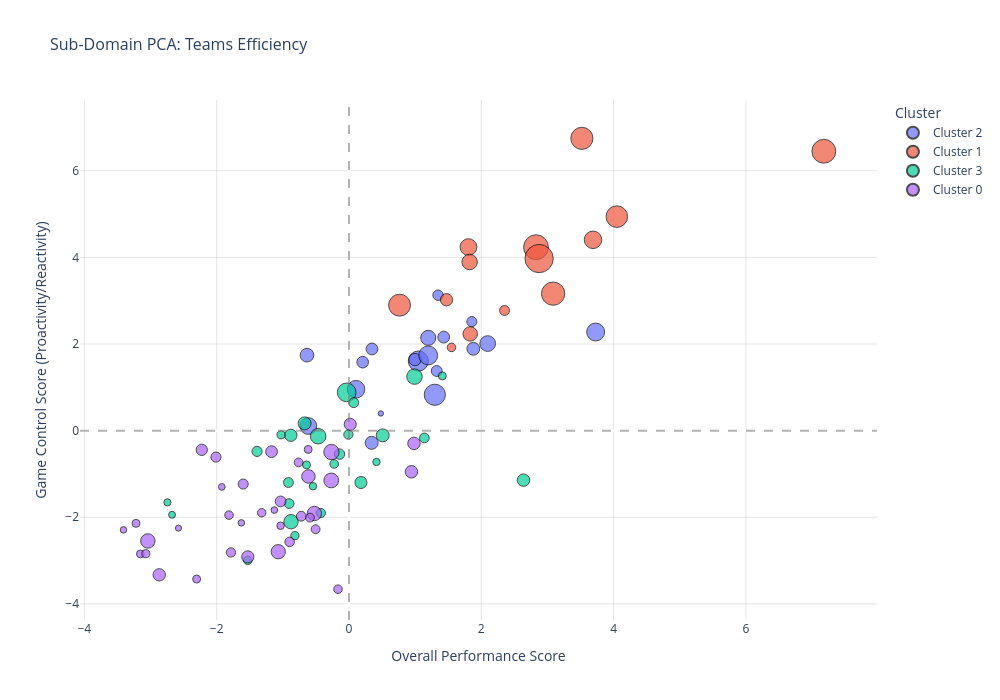

Notebook source saved alongside this figure:
### Code cell
# 1. Convert cluster column to string/categorical with a label prefix
df_cluster['Cluster_Label'] = 'Cluster ' + df_cluster['Cluster_Game_Control'].astype(str)

# 2. Create the Scatter Plot
fig = px.scatter(
    df_cluster,
    x='Performance_Axis',
    y='Game_Control_Axis',
    color='Cluster_Label',
    size='Average_salary(€m)',     
    #trendline="ols",
    hover_name='Team',
    hover_data={
        'Performance_Axis': ':.2f',
        'Game_Control_Axis': ':.2f',
        'League': True,
        'Cluster_Label': False,         
    },
    title='Sub-Domain PCA: Teams Efficiency',
    labels={
        'Performance_Axis': 'Overall Performance Score',
        'Game_Control_Axis': 'Game Control Score (Proactivity/Reactivity)',
        'Cluster_Label': 'Cluster',
    },
    width=1000,
    height=700,
)

# Reference crosshair lines
fig.add_hline(y=0, line_dash='dash', line_color='gray', opacity=0.6)
fig.add_vline(x=0, line_dash='dash', line_color='gray', opacity=0.6)

# FIXED: Removed 'size=10' and targeted only the scatter markers so trendlines remain untouched
fig.update_traces(marker=dict(line=dict(width=1, color='black')), selector=dict(mode='markers'))

fig.update_layout(
    title_font_size=16,
    plot_bgcolor='white',
)
fig.update_xaxes(showgrid=True, gridcolor='rgba(0,0,0,0.1)')
fig.update_yaxes(showgrid=True, gridcolor='rgba(0,0,0,0.1)')

fig.show()
#fig.write_html("Clusters_chart.html")

### Figure 1 — Plotly figure (JSON) as saved in the notebook; plotly's stock layout.template omitted (floating-point values rounded to 4 significant figures)
{"data": [{"customdata": [["England", "Cluster 2"], ["England", "Cluster 2"], ["England", "Cluster 2"], ["England", "Cluster 2"], ["England", "Cluster 2"], ["England", "Cluster 2"], ["France", "Cluster 2"], ["France", "Cluster 2"], ["France", "Cluster 2"], ["France", "Cluster 2"], ["France", "Cluster 2"], ["Germany", "Cluster 2"], ["Germany", "Cluster 2"], ["Germany", "Cluster 2"], ["Germany", "Cluster 2"], ["Italy", "Cluster 2"], ["Italy", "Cluster 2"], ["Spain", "Cluster 2"], ["Spain", "Cluster 2"]], "hovertemplate": "<b>%{hovertext}</b><br><br>Overall Performance Score=%{x:.2f}<br>Game Control Score (Proactivity/Reactivity)=%{y:.2f}<br>Average_salary(€m)=%{marker.size}<br>League=%{customdata[0]}<extra></extra>", "hovertext": ["AFC Bournemouth", "Brighton & Hove Albion", "Chelsea", "Manchester United", "Newcastle United", "Tottenham Hotspur", "Lens", "Lille", "Monaco", "Rennes", "Toulouse", "Borussia Dortmund", "Hoffenheim", "RB Leipzig", "VfB Stuttgart", "Atalanta", "Roma", "Athletic Club", "Atletico Madrid"], "legendgroup": "Cluster 2", "marker": {"color": "#636efa", "line": {"color": "black", "width": 1}, "size": [3.025, 2.501, 7.253, 8.062, 5.546, 5.026, 1.821, 1.949, 2.498, 2.721, 0.5108, 5.772, 2.128, 4.067, 2.946, 2.422, 4.423, 3.342, 6.43], "sizemode": "area", "sizeref": 0.0359, "symbol": "circle"}, "mode": "markers", "name": "Cluster 2", "orientation": "v", "showlegend": true, "type": "scatter", "x": [0.3426, 0.3472, 1.048, 1.297, 0.1067, -0.6147, 1.857, 1.347, 1.432, 0.9983, 0.4817, 3.728, 1.326, 1.198, 1.879, 0.2068, 2.096, -0.6348, 1.197], "xaxis": "x", "y": [-0.2813, 1.885, 1.606, 0.8279, 0.9557, 0.1064, 2.517, 3.126, 2.159, 1.64, 0.3962, 2.277, 1.377, 2.142, 1.89, 1.581, 2.01, 1.742, 1.737], "yaxis": "y"}, {"customdata": [["England", "Cluster 1"], ["England", "Cluster 1"], ["England", "Cluster 1"], ["France", "Cluster 1"], ["France", "Cluster 1"], ["France", "Cluster 1"], ["Germany", "Cluster 1"], ["Germany", "Cluster 1"], ["Italy", "Cluster 1"], ["Italy", "Cluster 1"], ["Italy", "Cluster 1"], ["Italy", "Cluster 1"], ["Spain", "Cluster 1"], ["Spain", "Cluster 1"]], "hovertemplate": "<b>%{hovertext}</b><br><br>Overall Performance Score=%{x:.2f}<br>Game Control Score (Proactivity/Reactivity)=%{y:.2f}<br>Average_salary(€m)=%{marker.size}<br>League=%{customdata[0]}<extra></extra>", "hovertext": ["Arsenal", "Liverpool", "Manchester City", "Marseille", "Paris Saint-Germain", "Strasbourg", "Bayer Leverkusen", "Bayern Munchen", "Como", "Inter", "Juventus", "Napoli", "Barcelona", "Real Madrid"], "legendgroup": "Cluster 1", "marker": {"color": "#EF553B", "line": {"color": "black", "width": 1}, "size": [9.727, 8.612, 11.02, 2.721, 8.779, 1.33, 3.745, 10.19, 1.777, 5.529, 5.07, 4.294, 8.365, 14.36], "sizemode": "area", "sizeref": 0.0359, "symbol": "circle"}, "mode": "markers", "name": "Cluster 1", "orientation": "v", "showlegend": true, "type": "scatter", "x": [3.085, 0.7641, 2.827, 1.474, 3.52, 1.549, 1.833, 7.177, 2.351, 3.688, 1.806, 1.823, 4.048, 2.873], "xaxis": "x", "y": [3.163, 2.896, 4.235, 3.021, 6.747, 1.921, 2.232, 6.449, 2.774, 4.406, 4.237, 3.893, 4.941, 3.973], "yaxis": "y"}, {"customdata": [["England", "Cluster 3"], ["England", "Cluster 3"], ["England", "Cluster 3"], ["France", "Cluster 3"], ["France", "Cluster 3"], ["France", "Cluster 3"], ["France", "Cluster 3"], ["Germany", "Cluster 3"], ["Germany", "Cluster 3"], ["Germany", "Cluster 3"], ["Italy", "Cluster 3"], ["Italy", "Cluster 3"], ["Italy", "Cluster 3"], ["Italy", "Cluster 3"], ["Italy", "Cluster 3"], ["Italy", "Cluster 3"], ["Italy", "Cluster 3"], ["Italy", "Cluster 3"], ["Italy", "Cluster 3"], ["Italy", "Cluster 3"], ["Spain", "Cluster 3"], ["Spain", "Cluster 3"], ["Spain", "Cluster 3"], ["Spain", "Cluster 3"], ["Spain", "Cluster 3"], ["Spain", "Cluster 3"], ["Spain", "Cluster 3"]], "hovertemplate": "<b>%{hovertext}</b><br><br>Overall Performance Score=%{x:.2f}<br>Game Control Score (Proactivity/Reactivity)=%{y:.2f}<br>Average_salary(€m)=%{marker.size}<br>League=%{customdata[0]}<extra></extra>", "hovertext": ["Aston Villa", "Fulham", "Sunderland", "Lorient", "Lyon", "Metz", "Paris FC", "FC Koln", "Eintracht Frankfurt", "Freiburg", "Bologna", "Cagliari", "Cremonese", "Fiorentina", "Genoa", "Lazio", "Milan", "Parma", "Sassuolo", "Udinese", "Celta Vigo", "Elche", "Girona", "Mallorca", "Osasuna", "Valencia", "Villarreal"], "legendgroup": "Cluster 3", "marker": {"color": "#00cc96", "line": {"color": "black", "width": 1}, "size": [6.29, 4.345, 3.689, 0.9671, 1.133, 0.9303, 1.525, 1.733, 2.999, 2.596, 1.763, 1.186, 1.284, 2.677, 1.119, 2.999, 4.298, 0.859, 1.569, 0.9911, 1.682, 1.155, 1.855, 1.696, 1.342, 1.956, 2.802], "sizemode": "area", "sizeref": 0.0359, "symbol": "circle"}, "mode": "markers", "name": "Cluster 3", "orientation": "v", "showlegend": true, "type": "scatter", "x": [-0.03504, -0.4666, -0.8764, 0.4149, 1.411, -2.744, -0.00937, -0.9152, 0.5097, 0.1805, 0.07126, -0.8172, -1.53, -0.8785, -0.642, -0.6708, 0.9898, -2.675, -0.4257, -0.5439, 1.139, -1.027, -1.39, -0.905, -0.224, -0.144, 2.637], "xaxis": "x", "y": [0.884, -0.1281, -2.102, -0.7229, 1.263, -1.656, -0.08995, -1.197, -0.1096, -1.198, 0.6465, -2.423, -2.994, -0.1076, -0.7918, 0.1683, 1.247, -1.942, -1.903, -1.284, -0.1686, -0.09681, -0.4791, -1.684, -0.7692, -0.5418, -1.143], "yaxis": "y"}, {"customdata": [["England", "Cluster 0"], ["England", "Cluster 0"], ["England", "Cluster 0"], ["England", "Cluster 0"], ["England", "Cluster 0"], ["England", "Cluster 0"], ["England", "Cluster 0"], ["England", "Cluster 0"], ["France", "Cluster 0"], ["France", "Cluster 0"], ["France", "Cluster 0"], ["France", "Cluster 0"], ["France", "Cluster 0"], ["France", "Cluster 0"], ["Germany", "Cluster 0"], ["Germany", "Cluster 0"], ["Germany", "Cluster 0"], ["Germany", "Cluster 0"], ["Germany", "Cluster 0"], ["Germany", "Cluster 0"], ["Germany", "Cluster 0"], ["Germany", "Cluster 0"], ["Germany", "Cluster 0"], ["Italy", "Cluster 0"], ["Italy", "Cluster 0"], ["Italy", "Cluster 0"], ["Italy", "Cluster 0"], ["Spain", "Cluster 0"], ["Spain", "Cluster 0"], ["Spain", "Cluster 0"], ["Spain", "Cluster 0"], ["Spain", "Cluster 0"], ["Spain", "Cluster 0"], ["Spain", "Cluster 0"], ["Spain", "Cluster 0"], ["Spain", "Cluster 0"]], "hovertemplate": "<b>%{hovertext}</b><br><br>Overall Performance Score=%{x:.2f}<br>Game Control Score (Proactivity/Reactivity)=%{y:.2f}<br>Average_salary(€m)=%{marker.size}<br>League=%{customdata[0]}<extra></extra>", "hovertext": ["Brentford", "Burnley", "Crystal Palace", "Everton", "Leeds United", "Nottingham Forest", "West Ham United", "Wolverhampton Wanderers", "Angers", "Auxerre", "Brest", "Le Havre", "Nantes", "Nice", "Augsburg", "Borussia Monchengladbach", "FC Heidenheim", "Hamburger SV", "Mainz 05", "St. Pauli", "Union Berlin", "Werder Bremen", "Wolfsburg", "Hellas Verona", "Lecce", "Pisa", "Torino", "Deportivo Alaves", "Espanyol", "Getafe", "Levante", "Rayo Vallecano", "Real Betis", "Real Oviedo", "Real Sociedad", "Sevilla"], "legendgroup": "Cluster 0", "marker": {"color": "#ab63fa", "line": {"color": "black", "width": 1}, "size": [2.787, 2.759, 3.704, 3.906, 3.275, 4.229, 3.653, 3.727, 0.7632, 0.7944, 1.392, 0.8074, 1.306, 2.282, 1.817, 1.405, 1.139, 1.566, 1.709, 1.137, 1.642, 1.818, 2.672, 1.082, 0.6743, 0.7706, 2.073, 1.111, 1.274, 1.312, 1.011, 1.365, 2.8, 1.165, 2.621, 2.476], "sizemode": "area", "sizeref": 0.0359, "symbol": "circle"}, "mode": "markers", "name": "Cluster 0", "orientation": "v", "showlegend": true, "type": "scatter", "x": [0.9433, -2.868, -0.5231, -0.2685, -0.6132, -0.2649, -1.069, -3.04, -1.627, -1.128, -0.5898, -1.923, -1.814, -2.225, -1.599, -0.505, -2.303, -1.785, -0.7217, -3.219, -0.8973, -2.011, -1.529, -3.153, -2.578, -3.408, -1.034, -0.6169, -1.319, -0.1657, -1.035, -0.7619, 0.9824, -3.071, 0.0184, -1.17], "xaxis": "x", "y": [-0.9501, -3.328, -1.912, -1.15, -1.057, -0.4944, -2.795, -2.546, -2.129, -1.833, -2.008, -1.299, -1.95, -0.4432, -1.233, -2.276, -3.426, -2.812, -1.975, -2.14, -2.568, -0.6097, -2.915, -2.846, -2.251, -2.291, -1.634, -0.4333, -1.895, -3.661, -2.195, -0.7336, -0.2939, -2.84, 0.1461, -0.4856], "yaxis": "y"}], "layout": {"height": 700, "legend": {"itemsizing": "constant", "title": {"text": "Cluster"}, "tracegroupgap": 0}, "plot_bgcolor": "white", "shapes": [{"line": {"color": "gray", "dash": "dash"}, "opacity": 0.6, "type": "line", "x0": 0, "x1": 1, "xref": "x domain", "y0": 0, "y1": 0, "yref": "y"}, {"line": {"color": "gray", "dash": "dash"}, "opacity": 0.6, "type": "line", "x0": 0, "x1": 0, "xref": "x", "y0": 0, "y1": 1, "yref": "y domain"}], "title": {"font": {"size": 16}, "text": "Sub-Domain PCA: Teams Efficiency"}, "width": 1000, "xaxis": {"anchor": "y", "domain": [0, 1], "gridcolor": "rgba(0,0,0,0.1)", "showgrid": true, "title": {"text": "Overall Performance Score"}}, "yaxis": {"anchor": "x", "domain": [0, 1], "gridcolor": "rgba(0,0,0,0.1)", "showgrid": true, "title": {"text": "Game Control Score (Proactivity/Reactivity)"}}}}
